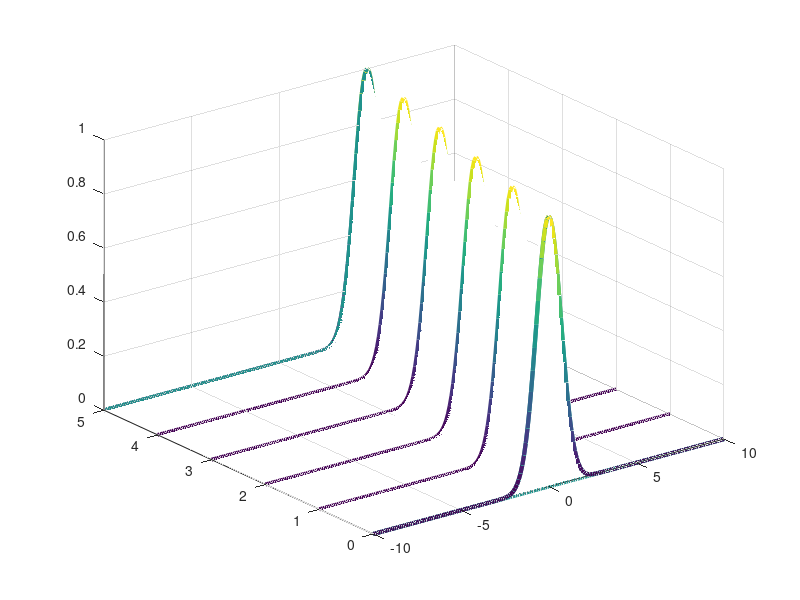

Here is the MATLAB script that generated this plot: (Note: this script raises an error after producing the figure.)
%% How to make a Slice Plot in Matlab.

% Define x values from -10 to 10 in increments of 0.1.

x = -10:0.1:10;        

% Define t values from 0 to 5 in increments of 0.1.

t = 0:1:5;            

% Create a grid for the x-t domain. 

[X,T] = meshgrid(x,t); 

% Define u(x,t) over the grid. 

u = exp(-(X-T).^2);    

% Open a figure window in Matlab.

figure(1); 

% Make the slice plot of u(x,t).

h = waterfall(x,t,u);

% Adjust the line width of the slice plot.

set(h,'LineWidth',3);

% Choose a coloring scheme for the slice plot.

colormap parula;

% Choose font size and style for the axes tick marks.

set(gca,'FontSize',30,'FontName','Serif');

% Label the x, y, and z axes in appropriate font size and style.

xlabel({'$x$'},'Interpreter','latex','FontSize',40,'FontName','Serif');
ylabel({'$t$'},'Interpreter','latex','FontSize',40,'FontName','Serif');
zlabel({'$u(x,t)$'},'Interpreter','latex','FontSize',40,'FontName','Serif');

% Set x and y limits.
xlim([-10 10]);
ylim([0 5]);